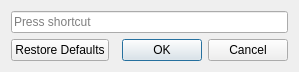
<?xml version="1.0" encoding="UTF-8"?>
<ui version="4.0">
 <class>QVShortcutDialog</class>
 <widget class="QDialog" name="QVShortcutDialog">
  <property name="geometry">
   <rect>
    <x>0</x>
    <y>0</y>
    <width>299</width>
    <height>72</height>
   </rect>
  </property>
  <property name="windowTitle">
   <string>Modify Shortcuts</string>
  </property>
  <layout class="QVBoxLayout" name="verticalLayout">
   <item>
    <widget class="QKeySequenceEdit" name="keySequenceEdit"/>
   </item>
   <item>
    <widget class="QDialogButtonBox" name="buttonBox">
     <property name="orientation">
      <enum>Qt::Horizontal</enum>
     </property>
     <property name="standardButtons">
      <set>QDialogButtonBox::Cancel|QDialogButtonBox::Ok|QDialogButtonBox::RestoreDefaults</set>
     </property>
     <property name="centerButtons">
      <bool>false</bool>
     </property>
    </widget>
   </item>
  </layout>
 </widget>
 <resources/>
 <connections>
  <connection>
   <sender>buttonBox</sender>
   <signal>accepted()</signal>
   <receiver>QVShortcutDialog</receiver>
   <slot>accept()</slot>
   <hints>
    <hint type="sourcelabel">
     <x>248</x>
     <y>254</y>
    </hint>
    <hint type="destinationlabel">
     <x>157</x>
     <y>274</y>
    </hint>
   </hints>
  </connection>
  <connection>
   <sender>buttonBox</sender>
   <signal>rejected()</signal>
   <receiver>QVShortcutDialog</receiver>
   <slot>reject()</slot>
   <hints>
    <hint type="sourcelabel">
     <x>316</x>
     <y>260</y>
    </hint>
    <hint type="destinationlabel">
     <x>286</x>
     <y>274</y>
    </hint>
   </hints>
  </connection>
 </connections>
</ui>
